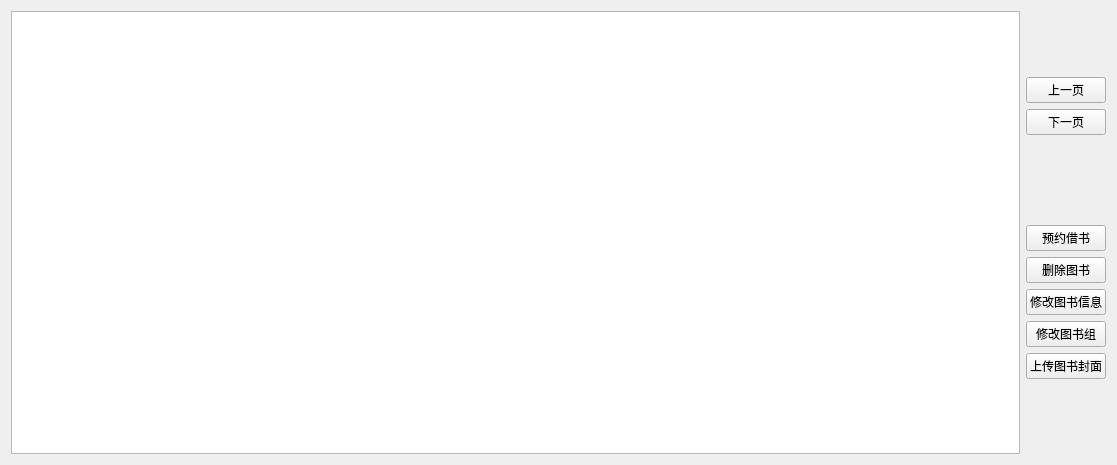
                 <widget class="QWidget" name="scrollAreaWidgetContents">
                  <property name="geometry">
                   <rect>
                    <x>0</x>
                    <y>0</y>
                    <width>1117</width>
                    <height>465</height>
                   </rect>
                  </property>
                  <layout class="QGridLayout" name="gridLayout_19">
                   <item row="2" column="1">
                    <widget class="QPushButton" name="next">
                     <property name="text">
                      <string>下一页</string>
                     </property>
                    </widget>
                   </item>
                   <item row="1" column="1">
                    <widget class="QPushButton" name="last">
                     <property name="text">
                      <string>上一页</string>
                     </property>
                    </widget>
                   </item>
                   <item row="3" column="1">
                    <spacer name="verticalSpacer_6">
                     <property name="orientation">
                      <enum>Qt::Vertical</enum>
                     </property>
                     <property name="sizeHint" stdset="0">
                      <size>
                       <width>20</width>
                       <height>84</height>
                      </size>
                     </property>
                    </spacer>
                   </item>
                   <item row="5" column="1">
                    <widget class="QPushButton" name="deletebook_2">
                     <property name="text">
                      <string>删除图书</string>
                     </property>
                    </widget>
                   </item>
                   <item row="0" column="1">
                    <spacer name="verticalSpacer_5">
                     <property name="orientation">
                      <enum>Qt::Vertical</enum>
                     </property>
                     <property name="sizeHint" stdset="0">
                      <size>
                       <width>20</width>
                       <height>37</height>
                      </size>
                     </property>
                    </spacer>
                   </item>
                   <item row="7" column="1">
                    <widget class="QPushButton" name="changebookgroup">
                     <property name="text">
                      <string>修改图书组</string>
                     </property>
                    </widget>
                   </item>
                   <item row="0" column="0" rowspan="10">
                    <widget class="QTableWidget" name="searchResult"/>
                   </item>
                   <item row="4" column="1">
                    <widget class="QPushButton" name="appointborrowpushbutton">
                     <property name="text">
                      <string>预约借书</string>
                     </property>
                    </widget>
                   </item>
                   <item row="9" column="1">
                    <spacer name="verticalSpacer_7">
                     <property name="orientation">
                      <enum>Qt::Vertical</enum>
                     </property>
                     <property name="sizeHint" stdset="0">
                      <size>
                       <width>20</width>
                       <height>75</height>
                      </size>
                     </property>
                    </spacer>
                   </item>
                   <item row="8" column="1">
                    <widget class="QPushButton" name="cover">
                     <property name="text">
                      <string>上传图书封面</string>
                     </property>
                    </widget>
                   </item>
                   <item row="6" column="1">
                    <widget class="QPushButton" name="changebook_2">
                     <property name="text">
                      <string>修改图书信息</string>
                     </property>
                    </widget>
                   </item>
                  </layout>
                 </widget>
